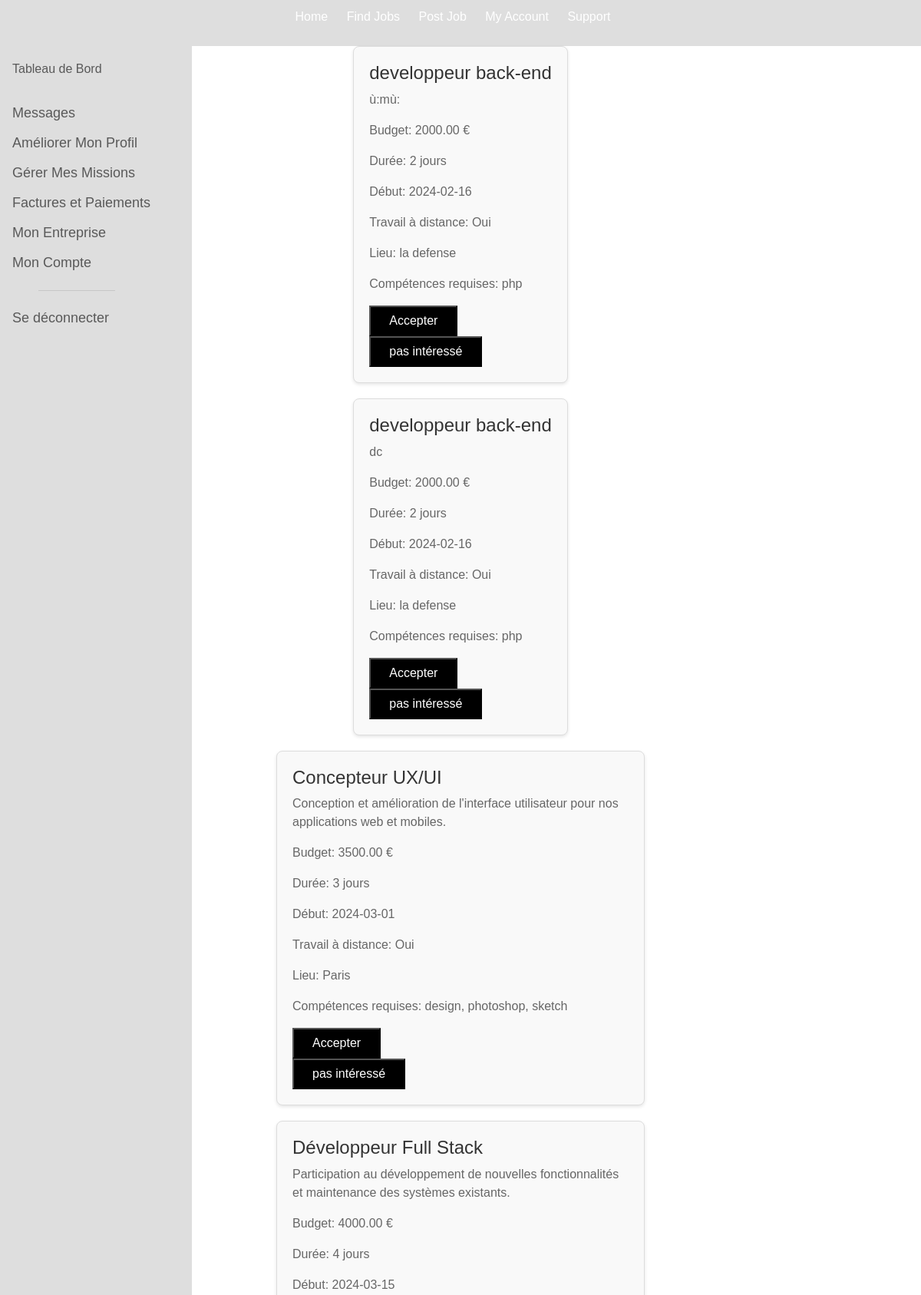
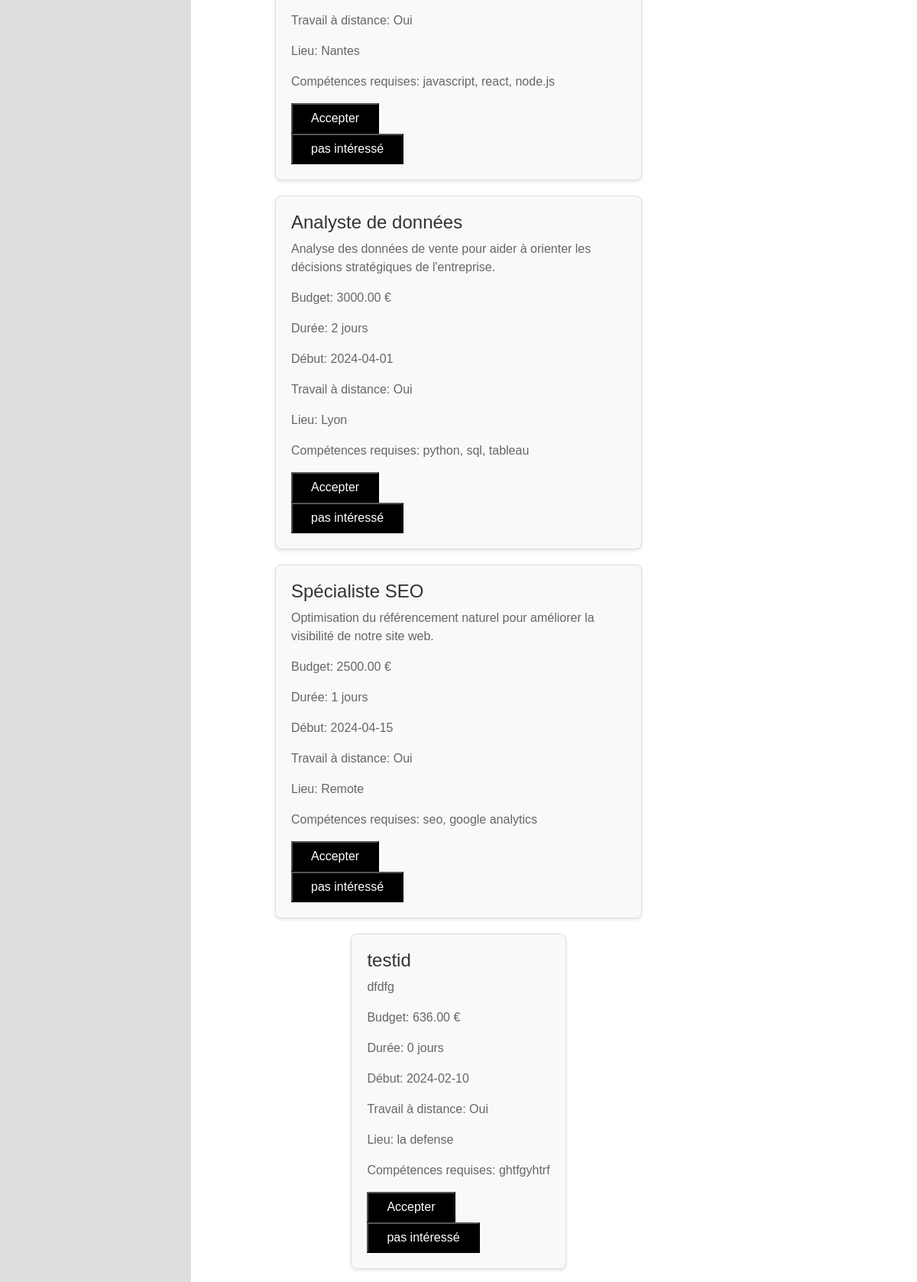
The app's page /index?page=dashboard (signed in, upper part) with its own data (2 pictures, top to bottom).
### tables this page shows
CREATE TABLE IF NOT EXISTS `proposals` (
  `id` int NOT NULL AUTO_INCREMENT,
  `missionName` varchar(255) NOT NULL,
  `description` text NOT NULL,
  `budget` decimal(10,2) DEFAULT NULL,
  `missionDuration` int DEFAULT NULL,
  `created_at` timestamp NULL DEFAULT CURRENT_TIMESTAMP,
  `updated_at` timestamp NULL DEFAULT CURRENT_TIMESTAMP ON UPDATE CURRENT_TIMESTAMP,
  `missionStart` date NOT NULL,
  `remoteWork` text NOT NULL,
  `location` varchar(150) NOT NULL,
  `skillsRequired` text NOT NULL,
  `id_client` int NOT NULL,
  PRIMARY KEY (`id`),
  KEY `id_client` (`id_client`)
);

### Model/ProposalModel.php (called while the page is built, shortened)
<?php
class ProposalModel {
    protected $db;
    public function __construct() {
        $this->db = new PDO('mysql:host=localhost;dbname=portfolio_kenza', 'root', '', array(
         PDO::ATTR_ERRMODE => PDO::ERRMODE_WARNING));
    }
    public function getAllProposals($freelanceId) {
        $sql = "SELECT proposals.*
        FROM proposals
        LEFT JOIN clientfreelancerelations ON proposals.id = clientfreelancerelations.ProjectID AND clientfreelancerelations.FreelanceID = :freelanceId
        WHERE clientfreelancerelations.ProjectID IS NULL";
$stmt = $this->db->prepare($sql);
$stmt->execute(['freelanceId' => $freelanceId]);
$proposals = $stmt->fetchAll(PDO::FETCH_ASSOC);
        return $proposals;
    }
}

### View/dashboard.php (the view, shortened to what this page needs)
<!DOCTYPE html>
<html>
<head>
    <link rel="stylesheet" type="text/css" href="../Public/styles.css">
    <link href="https://stackpath.bootstrapcdn.com/bootstrap/4.3.1/css/bootstrap.min.css" rel="stylesheet">
</head>
<body>
<div class="sidebar">
            <br><br>
        <p>Tableau de Bord</p>
    <a href="#messages">Messages</a>
    <a href="#ameliorer-profil">Améliorer Mon Profil</a>
    <a href="#gerer-missions">Gérer Mes Missions</a>
    <a href="#factures-paiements">Factures et Paiements</a>
    <a href="#mon-entreprise">Mon Entreprise</a>
    <a href="#mon-compte">Mon Compte</a>
        <hr>
    <a href="index.php?page=logout">Se déconnecter</a>
</div>
     <header>
        <nav>
            <ul>
                <li><a href="#">Home</a></li>
                <li><a href="#">Find Jobs</a></li>
                <li><a href="#">Post Job</a></li>
                <li><a href="#">My Account</a></li>
                <li><a href="#">Support</a></li>
            </ul>
        </nav>
    </header>
    <div class="job-listings">
    <?php
    if (!empty($addProposal)) {
        foreach ($addProposal as $proposal):
            ?>
            <div class="proposal">
                <h2><?php echo htmlspecialchars($proposal['missionName']); ?></h2>
                    <p><?php echo htmlspecialchars($proposal['description']); ?></p>
                    <p>Budget: <?php echo htmlspecialchars($proposal['budget']); ?> €</p>
                    <p>Durée: <?php echo htmlspecialchars($proposal['missionDuration']); ?> jours</p>
                    <p>Début: <?php echo htmlspecialchars($proposal['missionStart']); ?></p>
                    <p>Travail à distance: <?php echo htmlspecialchars($proposal['remoteWork']) ? 'Oui' : 'Non'; ?></p>
                    <p>Lieu: <?php echo htmlspecialchars($proposal['location']); ?></p>
                    <p>Compétences requises: <?php echo htmlspecialchars($proposal['skillsRequired']); ?></p>
                <form action="<?=$_SERVER['REQUEST_URI']?>" method="post">
                    <button class="button" name="accepted" value="oui" style="height: 40px;">Accepter</button>
                    <button class="button" name="accepted" value="non" style="height: 40px;">pas intéressé</button>
                </form>
            </div>
            <?php
        endforeach;
    } else {
        echo "Aucune proposition disponible.";
    }
    ?>
</div>
</body>
</html>

### index.php (shortened to what this page needs)
<?php
require_once 'Model\ProposalModel.php';
require_once 'Controller\proposalController.php';
$ProposalModel =  new ProposalModel();
$proposalController = new proposalController($ProposalModel);
$page = isset($_GET['page']) ? $_GET['page'] : 'index';
switch ($page) {
    case 'dashboard':
        $proposalController->getAllProposals();
        break;
}
?>

### Controller/proposalController.php (shortened to what this page needs)
<?php
class proposalController{
    private $proposalModel;
    public function __construct(ProposalModel $user){
        $this->proposalModel = $user;
    }
    public function getAllProposals() {
        if (isset($_SESSION['freelance'])){
            $freelanceId =  $_SESSION['freelance']['user_id'];
            $addProposal = $this->proposalModel->getAllProposals($freelanceId);
            include_once "View/dashboard.php";
        }
         else {
        echo 'Vous ne pouvez pas accéder à cette page';
    }
}
}

### Public/styles.css (style rules this page uses)
:root { --header-height: 3.5rem; --first-color: hsl(14, 98%, 50%); --black-color: hsl(0, 0%, 0%); --black-color-light: hsl(0, 0%, 40%); --white-color: hsl(0, 0%, 95%); --title-color: hsl(0, 0%, 0%); --text-color: hsl(0, 0%, 35%); --text-color-light: hsl(0, 0%, 64%); --body-color: hsl(0, 0%, 87%); --container-color: hsl(0, 0%, 83%); --body-font: "Bai Jamjuree", sans-serif; --biggest-font-size: 2.5rem; --h1-font-size: 1.75rem; --h2-font-size: 1.25rem; --h3-font-size: 1.125rem; --normal-font-size: .938rem; --small-font-size: .813rem; --smaller-font-size: .75rem; --font-regular: 400; --font-medium: 500; --font-semi-bold: 600; --font-bold: 700; --z-tooltip: 10; --z-fixed: 100; }
@media screen and (min-width: 1150px) { :root { --biggest-font-size: 4.5rem; --h1-font-size: 3rem; --h2-font-size: 1.5rem; --h3-font-size: 1.25rem; --normal-font-size: 1rem; --small-font-size: .875rem; --smaller-font-size: .813rem; } }
* { box-sizing: border-box; padding: 0; margin: 0; }
html { scroll-behavior: smooth; }
body { font-family: var(--body-font); font-size: var(--normal-font-size); background-color: var(--body-color); color: var(--text-color); transition: background-color .4s; }
h1, h2, h3, h4 { color: var(--title-color); font-weight: var(--font-bold); }
ul { list-style: none; }
a { text-decoration: none; color: var(--text-color); }
.button, .button__ghost { display: flex; justify-content: center; align-items: center; column-gap: .5rem; text-decoration: none; }
.button { background-color: var(--black-color); padding: 1.1rem 1.5rem; color: var(--white-color); font-weight: var(--font-medium); transition: background-color .4s; color: rgb(255, 255, 255); }

### View/dashboard.php (style rules this page uses)
body { font-family: Arial, sans-serif; }
header { background-color: hsl(0, 0%, 87%); color: white; padding: 10px 0; text-decoration: none; }
nav ul { list-style-type: none; padding: 0; text-align: center; }
nav ul li { display: inline; margin-right: 20px; }
nav ul li a { color: white; text-decoration: none; }
.job-listings { display: flex; flex-wrap: wrap; justify-content: space-around; padding: 20px; }
.sidebar { height: 100%; width: 250px; position: fixed; z-index: 1; top: 0; left: 0; background-color: hsl(0, 0%, 87%); overflow-x: hidden; padding-top: 20px; }
.sidebar p { color: hsl(0, 0%, 35%); padding: 10px 16px; }
.sidebar a { padding: 6px 16px; text-decoration: none; font-size: 18px; color: hsl(0, 0%, 35%); display: block; text-decoration: none; }
hr { position: relative; left: 50px; width: 100px; }
.job-listings { margin: 20px; padding: 0; }
.proposal { border: 1px solid #ddd; margin-bottom: 20px; padding: 20px; border-radius: 8px; background-color: #f9f9f9; box-shadow: 0 2px 4px rgba(0,0,0,0.1); }
.proposal h2 { color: #333; font-size: 24px; margin-top: 0; }
.proposal p { color: #666; font-size: 16px; line-height: 1.5; }
.job-listings { margin: auto; width: 40%; }

### records on screen
proposals: missionName "developpeur back-end", description "ù:mù:", budget "2000.00", missionDuration "2", missionStart "2024-02-16", remoteWork "Oui", location "la defense", skillsRequired "php"
proposals: missionName "developpeur back-end", description "dc", budget "2000.00", missionDuration "2", missionStart "2024-02-16", remoteWork "Oui", location "la defense", skillsRequired "php"
proposals: missionName "Concepteur UX/UI", description "Conception et amélioration de l'interface utilisateur pour nos applications web et mobiles.", budget "3500.00", missionDuration "3", missionStart "2024-03-01", remoteWork "Oui", location "Paris", skillsRequired "design, photoshop, sketch"
proposals: missionName "Développeur Full Stack", description "Participation au développement de nouvelles fonctionnalités et maintenance des systèmes existants.", budget "4000.00", missionDuration "4", missionStart "2024-03-15", remoteWork "Oui", location "Nantes", skillsRequired "javascript, react, node.js"
proposals: missionName "Analyste de données", description "Analyse des données de vente pour aider à orienter les décisions stratégiques de l'entreprise.", budget "3000.00", missionDuration "2", missionStart "2024-04-01", remoteWork "Oui", location "Lyon", skillsRequired "python, sql, tableau"
proposals: missionName "Spécialiste SEO", description "Optimisation du référencement naturel pour améliorer la visibilité de notre site web.", budget "2500.00", missionDuration "1", missionStart "2024-04-15", remoteWork "Oui", location "Remote", skillsRequired "seo, google analytics"
proposals: missionName "testid", description "dfdfg", budget "636.00", missionDuration "0", missionStart "2024-02-10", remoteWork "Oui", location "la defense", skillsRequired "ghtfgyhtrf"
